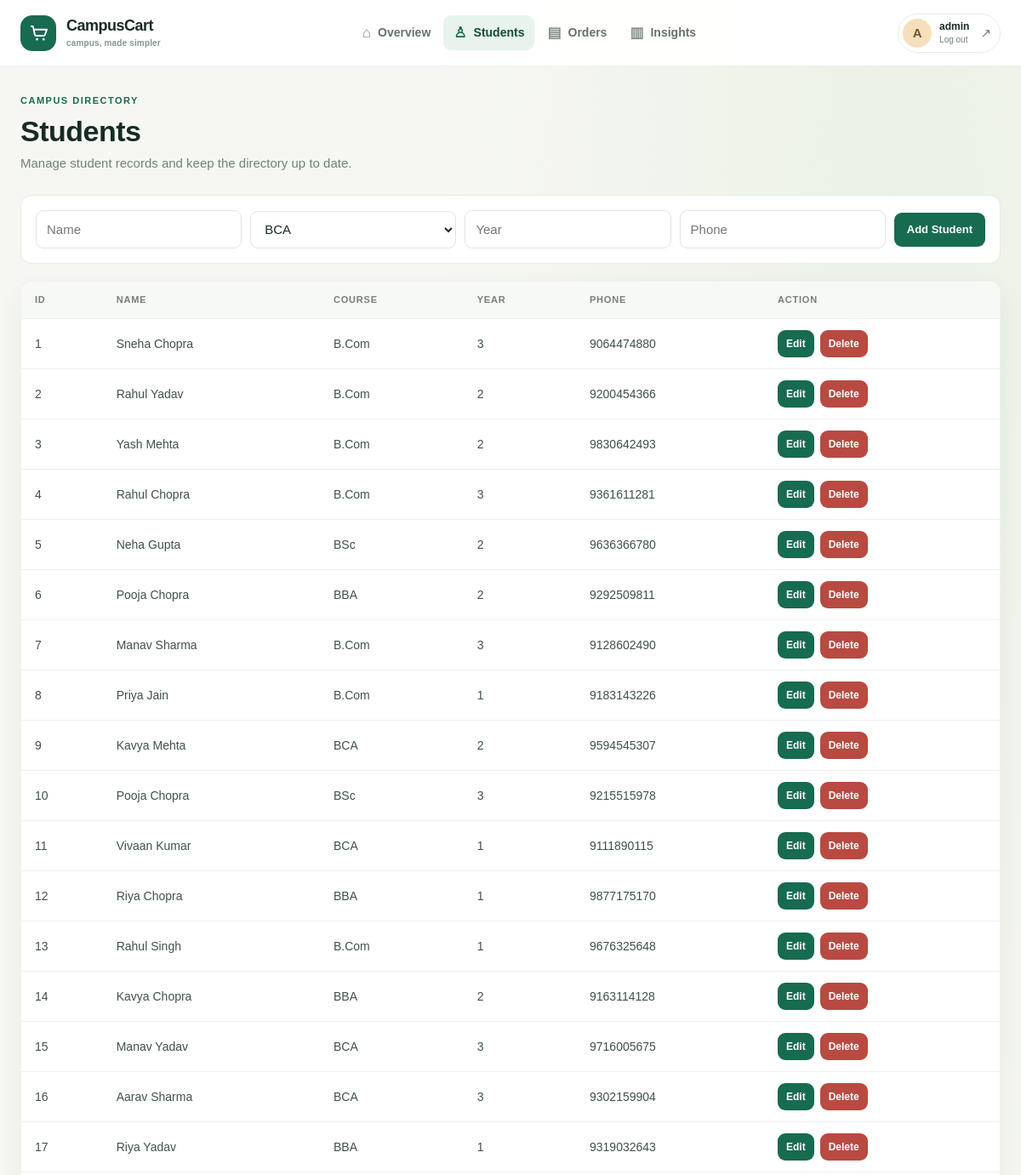
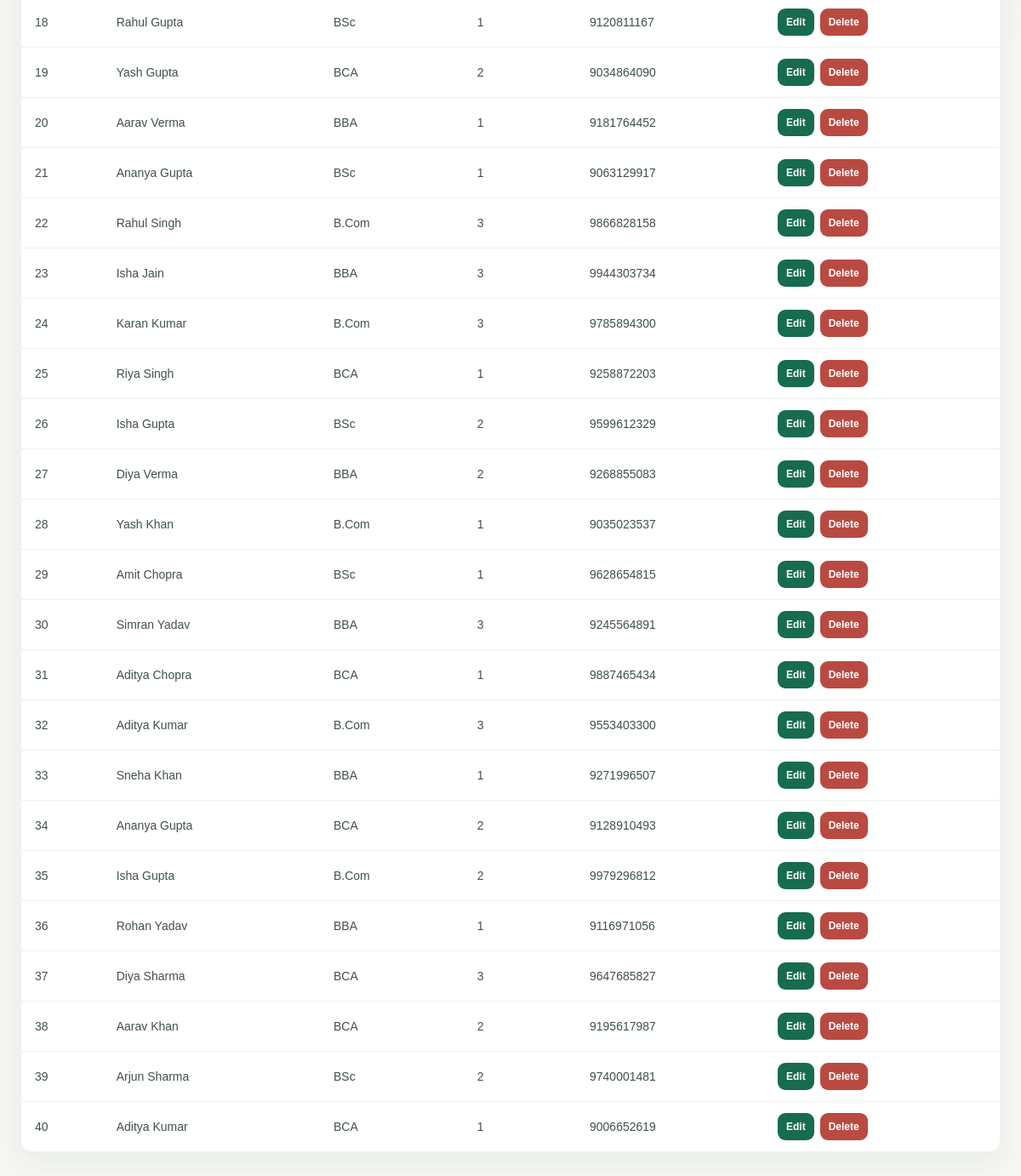
The app's page /students (signed in) with its own data (2 pictures, top to bottom).
### tables this page shows
CREATE TABLE Students (
  student_id INTEGER PRIMARY KEY,
  name TEXT NOT NULL,
  course TEXT,
  year INTEGER,
  phone TEXT
, email TEXT);

### CampusCart/app.py (the view, shortened to what this page needs)
@app.route('/students', methods=['GET', 'POST'])
@login_required
def students():
    rows = query("SELECT * FROM Students ORDER BY student_id")
    return render_template('students.html', rows=rows)

### CampusCart/app.py (called while the page is built)
def query(sql, params=(), one=False, commit=False):
    conn = sqlite3.connect(DB)
    conn.row_factory = sqlite3.Row
    conn.execute("PRAGMA foreign_keys = ON")
    cur = conn.cursor()
    try:
        cur.execute(sql, params)
        if commit:
            conn.commit()
            return None
        return cur.fetchone() if one else cur.fetchall()
    finally:
        conn.close()

def login_required(f):
    @wraps(f)
    def wrapper(*args, **kwargs):
        if 'role' not in session:
            return redirect('/')
        return f(*args, **kwargs)
    return wrapper

### templates/students.html (shortened to what this page needs)
{% extends "base.html" %}
{% block content %}
<div class="page-heading">
  <p class="eyebrow">Campus directory</p>
  <h1>Students</h1>
  <p class="muted">Manage student records and keep the directory up to date.</p>
</div>
{% if session['role'] == 'admin' %}
<form method="POST" class="inline-form">
  <input type="text" name="name" placeholder="Name" required>
  <select name="course">
    <option>BCA</option><option>BBA</option><option>B.Com</option><option>BSc</option>
  </select>
  <input type="number" name="year" placeholder="Year" min="1" max="4" required>
  <input type="text" name="phone" placeholder="Phone" required>
  <button type="submit">Add Student</button>
</form>
{% endif %}
<div class="table-wrap">
  <table>
    <thead><tr><th>ID</th><th>Name</th><th>Course</th><th>Year</th><th>Phone</th>
        {% if session['role'] == 'admin' %}<th>Action</th>{% endif %}</tr></thead>
    <tbody>
    {% for r in rows %}
    <tr>
      <td>{{ r.student_id }}</td><td>{{ r.name }}</td><td>{{ r.course }}</td>
      <td>{{ r.year }}</td><td>{{ r.phone }}</td>
      {% if session['role'] == 'admin' %}
      <td><div class="table-actions">
        <a class="btn" href="/students/edit/{{ r.student_id }}">Edit</a>
        <a class="btn danger" href="/students/delete/{{ r.student_id }}"
           onclick="return confirm('Delete karna hai?')">Delete</a>
      </div></td>
      {% endif %}
    </tr>
    {% endfor %}
    </tbody>
  </table>
</div>
{% endblock %}

### static/style.css (style rules this page uses)
:root { color-scheme: light; --ink: #172b25; --muted: #718078; --green: #176b50; --green-dark: #104d3b; --green-soft: #e7f3ec; --cream: #f5f7f2; --line: #e7ebe5; --white: #fff; --shadow: 0 12px 32px rgba(25, 57, 43, .06); }
* { box-sizing: border-box; }
body { margin: 0; color: var(--ink); background: var(--cream); font-family: "DM Sans", Arial, sans-serif; font-size: 15px; line-height: 1.55; }
a { color: inherit; }
.page-heading { margin: 0 0 26px; }
.eyebrow { margin: 0 0 7px; color: var(--green); font-size: 11px; font-weight: 700; letter-spacing: 1.5px; text-transform: uppercase; }
h1, h2, h3, p { margin-top: 0; }
h1, h2, h3 { font-family: Manrope, "DM Sans", sans-serif; letter-spacing: -.5px; }
h1, h2 { margin-bottom: 5px; font-size: clamp(26px, 3vw, 34px); line-height: 1.2; }
.page-heading p:last-child { margin-bottom: 0; }
.muted { color: var(--muted); }
input, select { min-height: 44px; padding: 10px 12px; border: 1px solid #dfe6df; border-radius: 9px; outline: none; background: white; color: var(--ink); font: inherit; transition: border .18s ease, box-shadow .18s ease; }
button, .btn { display: inline-flex; min-height: 40px; align-items: center; justify-content: center; padding: 9px 15px; border: 0; border-radius: 9px; background: var(--green); color: white; cursor: pointer; font: inherit; font-size: 13px; font-weight: 700; text-decoration: none; transition: background .18s ease, transform .18s ease; }
.btn.danger { background: #b94a42; }
.inline-form { display: flex; align-items: center; gap: 10px; flex-wrap: wrap; margin-bottom: 20px; padding: 17px; border: 1px solid var(--line); border-radius: 13px; background: white; }
.inline-form input, .inline-form select { flex: 1 1 150px; }
.table-wrap { overflow-x: auto; border: 1px solid rgba(23, 43, 37, .06); border-radius: 13px; background: white; box-shadow: var(--shadow); }
table { width: 100%; border-collapse: collapse; text-align: left; }
th, td { padding: 13px 16px; border-bottom: 1px solid #edf0ec; white-space: nowrap; }
th { background: #f7f9f6; color: #748078; font-size: 11px; font-weight: 700; letter-spacing: .8px; text-transform: uppercase; }
td { color: #405149; font-size: 14px; }
tbody tr:last-child td, table tr:last-child td { border-bottom: 0; }
td .btn { min-height: 32px; padding: 6px 10px; font-size: 12px; }
.table-actions { display: flex; gap: 7px; }
body { background: radial-gradient(ellipse at 88% 8%, rgba(227, 237, 219, .55), transparent 34rem), #f6f7f2; }

### records on screen
Students: student_id "1", name "Sneha Chopra", course "B.Com", year "3", phone "9064474880"
Students: student_id "2", name "Rahul Yadav", course "B.Com", year "2", phone "9200454366"
Students: student_id "3", name "Yash Mehta", course "B.Com", year "2", phone "9830642493"
Students: student_id "4", name "Rahul Chopra", course "B.Com", year "3", phone "9361611281"
Students: student_id "5", name "Neha Gupta", course "BSc", year "2", phone "9636366780"
Students: student_id "6", name "Pooja Chopra", course "BBA", year "2", phone "9292509811"
Students: student_id "7", name "Manav Sharma", course "B.Com", year "3", phone "9128602490"
Students: student_id "8", name "Priya Jain", course "B.Com", year "1", phone "9183143226"
Students: student_id "9", name "Kavya Mehta", course "BCA", year "2", phone "9594545307"
Students: student_id "10", name "Pooja Chopra", course "BSc", year "3", phone "9215515978"
Students: student_id "11", name "Vivaan Kumar", course "BCA", year "1", phone "9111890115"
Students: student_id "12", name "Riya Chopra", course "BBA", year "1", phone "9877175170"
Students: student_id "13", name "Rahul Singh", course "B.Com", year "1", phone "9676325648"
Students: student_id "14", name "Kavya Chopra", course "BBA", year "2", phone "9163114128"
Students: student_id "15", name "Manav Yadav", course "BCA", year "3", phone "9716005675"
Students: student_id "16", name "Aarav Sharma", course "BCA", year "3", phone "9302159904"
Students: student_id "17", name "Riya Yadav", course "BBA", year "1", phone "9319032643"
Students: student_id "18", name "Rahul Gupta", course "BSc", year "1", phone "9120811167"
Students: student_id "19", name "Yash Gupta", course "BCA", year "2", phone "9034864090"
Students: student_id "20", name "Aarav Verma", course "BBA", year "1", phone "9181764452"
Students: student_id "21", name "Ananya Gupta", course "BSc", year "1", phone "9063129917"
Students: student_id "22", name "Rahul Singh", course "B.Com", year "3", phone "9866828158"
Students: student_id "23", name "Isha Jain", course "BBA", year "3", phone "9944303734"
Students: student_id "24", name "Karan Kumar", course "B.Com", year "3", phone "9785894300"
Students: student_id "25", name "Riya Singh", course "BCA", year "1", phone "9258872203"
Students: student_id "26", name "Isha Gupta", course "BSc", year "2", phone "9599612329"
Students: student_id "27", name "Diya Verma", course "BBA", year "2", phone "9268855083"
Students: student_id "28", name "Yash Khan", course "B.Com", year "1", phone "9035023537"
Students: student_id "29", name "Amit Chopra", course "BSc", year "1", phone "9628654815"
Students: student_id "30", name "Simran Yadav", course "BBA", year "3", phone "9245564891"
Students: student_id "31", name "Aditya Chopra", course "BCA", year "1", phone "9887465434"
Students: student_id "32", name "Aditya Kumar", course "B.Com", year "3", phone "9553403300"
Students: student_id "33", name "Sneha Khan", course "BBA", year "1", phone "9271996507"
Students: student_id "34", name "Ananya Gupta", course "BCA", year "2", phone "9128910493"
Students: student_id "35", name "Isha Gupta", course "B.Com", year "2", phone "9979296812"
Students: student_id "36", name "Rohan Yadav", course "BBA", year "1", phone "9116971056"
Students: student_id "37", name "Diya Sharma", course "BCA", year "3", phone "9647685827"
Students: student_id "38", name "Aarav Khan", course "BCA", year "2", phone "9195617987"
Students: student_id "39", name "Arjun Sharma", course "BSc", year "2", phone "9740001481"
Students: student_id "40", name "Aditya Kumar", course "BCA", year "1", phone "9006652619"

### other values on screen
{{ session['username'][0]|upper }} "A"
{{ session['username'] }} "admin"
